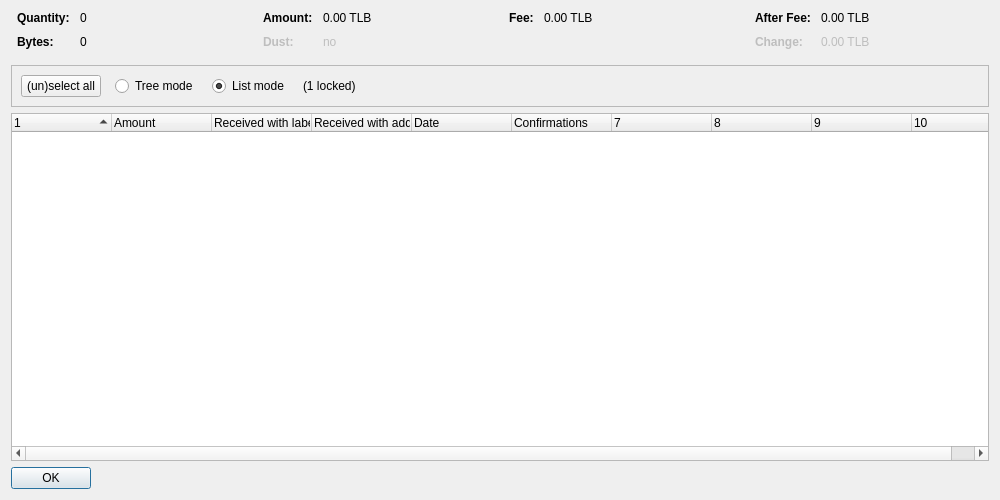
<?xml version="1.0" encoding="UTF-8"?>
<ui version="4.0">
 <class>CoinControlDialog</class>
 <widget class="QDialog" name="CoinControlDialog">
  <property name="geometry">
   <rect>
    <x>0</x>
    <y>0</y>
    <width>1000</width>
    <height>500</height>
   </rect>
  </property>
  <property name="windowTitle">
   <string>Coin Selection</string>
  </property>
  <layout class="QVBoxLayout" name="verticalLayout">
   <item>
    <layout class="QHBoxLayout" name="horizontalLayoutTop" stretch="0,0,0,0">
     <property name="topMargin">
      <number>0</number>
     </property>
     <property name="bottomMargin">
      <number>10</number>
     </property>
     <item>
      <layout class="QFormLayout" name="formLayoutCoinControl1">
       <property name="horizontalSpacing">
        <number>10</number>
       </property>
       <property name="verticalSpacing">
        <number>10</number>
       </property>
       <property name="leftMargin">
        <number>6</number>
       </property>
       <property name="rightMargin">
        <number>6</number>
       </property>
       <item row="0" column="0">
        <widget class="QLabel" name="labelCoinControlQuantityText">
         <property name="font">
          <font>
           <weight>75</weight>
           <bold>true</bold>
          </font>
         </property>
         <property name="text">
          <string>Quantity:</string>
         </property>
        </widget>
       </item>
       <item row="0" column="1">
        <widget class="QLabel" name="labelCoinControlQuantity">
         <property name="cursor">
          <cursorShape>IBeamCursor</cursorShape>
         </property>
         <property name="contextMenuPolicy">
          <enum>Qt::ActionsContextMenu</enum>
         </property>
         <property name="text">
          <string notr="true">0</string>
         </property>
         <property name="textInteractionFlags">
          <set>Qt::LinksAccessibleByMouse|Qt::TextSelectableByKeyboard|Qt::TextSelectableByMouse</set>
         </property>
        </widget>
       </item>
       <item row="1" column="0">
        <widget class="QLabel" name="labelCoinControlBytesText">
         <property name="font">
          <font>
           <weight>75</weight>
           <bold>true</bold>
          </font>
         </property>
         <property name="text">
          <string>Bytes:</string>
         </property>
        </widget>
       </item>
       <item row="1" column="1">
        <widget class="QLabel" name="labelCoinControlBytes">
         <property name="cursor">
          <cursorShape>IBeamCursor</cursorShape>
         </property>
         <property name="contextMenuPolicy">
          <enum>Qt::ActionsContextMenu</enum>
         </property>
         <property name="text">
          <string notr="true">0</string>
         </property>
         <property name="textInteractionFlags">
          <set>Qt::LinksAccessibleByMouse|Qt::TextSelectableByKeyboard|Qt::TextSelectableByMouse</set>
         </property>
        </widget>
       </item>
      </layout>
     </item>
     <item>
      <layout class="QFormLayout" name="formLayoutCoinControl2">
       <property name="horizontalSpacing">
        <number>10</number>
       </property>
       <property name="verticalSpacing">
        <number>10</number>
       </property>
       <property name="leftMargin">
        <number>6</number>
       </property>
       <property name="rightMargin">
        <number>6</number>
       </property>
       <item row="0" column="0">
        <widget class="QLabel" name="labelCoinControlAmountText">
         <property name="font">
          <font>
           <weight>75</weight>
           <bold>true</bold>
          </font>
         </property>
         <property name="text">
          <string>Amount:</string>
         </property>
        </widget>
       </item>
       <item row="0" column="1">
        <widget class="QLabel" name="labelCoinControlAmount">
         <property name="cursor">
          <cursorShape>IBeamCursor</cursorShape>
         </property>
         <property name="contextMenuPolicy">
          <enum>Qt::ActionsContextMenu</enum>
         </property>
         <property name="text">
          <string notr="true">0.00 TLB</string>
         </property>
         <property name="textInteractionFlags">
          <set>Qt::LinksAccessibleByMouse|Qt::TextSelectableByKeyboard|Qt::TextSelectableByMouse</set>
         </property>
        </widget>
       </item>
       <item row="1" column="0">
        <widget class="QLabel" name="labelCoinControlLowOutputText">
         <property name="enabled">
          <bool>false</bool>
         </property>
         <property name="font">
          <font>
           <weight>75</weight>
           <bold>true</bold>
          </font>
         </property>
         <property name="text">
          <string>Dust:</string>
         </property>
        </widget>
       </item>
       <item row="1" column="1">
        <widget class="QLabel" name="labelCoinControlLowOutput">
         <property name="enabled">
          <bool>false</bool>
         </property>
         <property name="cursor">
          <cursorShape>IBeamCursor</cursorShape>
         </property>
         <property name="contextMenuPolicy">
          <enum>Qt::ActionsContextMenu</enum>
         </property>
         <property name="text">
          <string notr="true">no</string>
         </property>
         <property name="textInteractionFlags">
          <set>Qt::LinksAccessibleByMouse|Qt::TextSelectableByKeyboard|Qt::TextSelectableByMouse</set>
         </property>
        </widget>
       </item>
      </layout>
     </item>
     <item>
      <layout class="QFormLayout" name="formLayoutCoinControl3">
       <property name="horizontalSpacing">
        <number>10</number>
       </property>
       <property name="verticalSpacing">
        <number>10</number>
       </property>
       <property name="leftMargin">
        <number>6</number>
       </property>
       <property name="rightMargin">
        <number>6</number>
       </property>
       <item row="0" column="0">
        <widget class="QLabel" name="labelCoinControlFeeText">
         <property name="font">
          <font>
           <weight>75</weight>
           <bold>true</bold>
          </font>
         </property>
         <property name="text">
          <string>Fee:</string>
         </property>
        </widget>
       </item>
       <item row="0" column="1">
        <widget class="QLabel" name="labelCoinControlFee">
         <property name="cursor">
          <cursorShape>IBeamCursor</cursorShape>
         </property>
         <property name="contextMenuPolicy">
          <enum>Qt::ActionsContextMenu</enum>
         </property>
         <property name="text">
          <string notr="true">0.00 TLB</string>
         </property>
         <property name="textInteractionFlags">
          <set>Qt::LinksAccessibleByMouse|Qt::TextSelectableByKeyboard|Qt::TextSelectableByMouse</set>
         </property>
        </widget>
       </item>
      </layout>
     </item>
     <item>
      <layout class="QFormLayout" name="formLayoutCoinControl4">
       <property name="horizontalSpacing">
        <number>10</number>
       </property>
       <property name="verticalSpacing">
        <number>10</number>
       </property>
       <property name="leftMargin">
        <number>6</number>
       </property>
       <property name="rightMargin">
        <number>6</number>
       </property>
       <item row="0" column="0">
        <widget class="QLabel" name="labelCoinControlAfterFeeText">
         <property name="font">
          <font>
           <weight>75</weight>
           <bold>true</bold>
          </font>
         </property>
         <property name="text">
          <string>After Fee:</string>
         </property>
        </widget>
       </item>
       <item row="0" column="1">
        <widget class="QLabel" name="labelCoinControlAfterFee">
         <property name="cursor">
          <cursorShape>IBeamCursor</cursorShape>
         </property>
         <property name="contextMenuPolicy">
          <enum>Qt::ActionsContextMenu</enum>
         </property>
         <property name="text">
          <string notr="true">0.00 TLB</string>
         </property>
         <property name="textInteractionFlags">
          <set>Qt::LinksAccessibleByMouse|Qt::TextSelectableByKeyboard|Qt::TextSelectableByMouse</set>
         </property>
        </widget>
       </item>
       <item row="1" column="0">
        <widget class="QLabel" name="labelCoinControlChangeText">
         <property name="enabled">
          <bool>false</bool>
         </property>
         <property name="font">
          <font>
           <weight>75</weight>
           <bold>true</bold>
          </font>
         </property>
         <property name="text">
          <string>Change:</string>
         </property>
        </widget>
       </item>
       <item row="1" column="1">
        <widget class="QLabel" name="labelCoinControlChange">
         <property name="enabled">
          <bool>false</bool>
         </property>
         <property name="cursor">
          <cursorShape>IBeamCursor</cursorShape>
         </property>
         <property name="contextMenuPolicy">
          <enum>Qt::ActionsContextMenu</enum>
         </property>
         <property name="text">
          <string notr="true">0.00 TLB</string>
         </property>
         <property name="textInteractionFlags">
          <set>Qt::LinksAccessibleByMouse|Qt::TextSelectableByKeyboard|Qt::TextSelectableByMouse</set>
         </property>
        </widget>
       </item>
      </layout>
     </item>
    </layout>
   </item>
   <item>
    <widget class="QFrame" name="frame">
     <property name="minimumSize">
      <size>
       <width>0</width>
       <height>40</height>
      </size>
     </property>
     <property name="frameShape">
      <enum>QFrame::StyledPanel</enum>
     </property>
     <property name="frameShadow">
      <enum>QFrame::Sunken</enum>
     </property>
     <layout class="QHBoxLayout" name="horizontalLayout">
      <item>
       <layout class="QHBoxLayout" name="horizontalLayoutPanel" stretch="0,0,0,0,0">
        <property name="spacing">
         <number>14</number>
        </property>
        <item>
         <widget class="QPushButton" name="pushButtonSelectAll">
          <property name="sizePolicy">
           <sizepolicy hsizetype="Maximum" vsizetype="Fixed">
            <horstretch>0</horstretch>
            <verstretch>0</verstretch>
           </sizepolicy>
          </property>
          <property name="text">
           <string>(un)select all</string>
          </property>
          <property name="autoDefault">
           <bool>false</bool>
          </property>
         </widget>
        </item>
        <item>
         <widget class="QRadioButton" name="radioTreeMode">
          <property name="sizePolicy">
           <sizepolicy hsizetype="Maximum" vsizetype="Fixed">
            <horstretch>0</horstretch>
            <verstretch>0</verstretch>
           </sizepolicy>
          </property>
          <property name="text">
           <string>Tree mode</string>
          </property>
         </widget>
        </item>
        <item>
         <widget class="QRadioButton" name="radioListMode">
          <property name="sizePolicy">
           <sizepolicy hsizetype="Maximum" vsizetype="Fixed">
            <horstretch>0</horstretch>
            <verstretch>0</verstretch>
           </sizepolicy>
          </property>
          <property name="text">
           <string>List mode</string>
          </property>
          <property name="checked">
           <bool>true</bool>
          </property>
         </widget>
        </item>
        <item>
         <widget class="QLabel" name="labelLocked">
          <property name="text">
           <string notr="true">(1 locked)</string>
          </property>
         </widget>
        </item>
        <item>
         <spacer name="horizontalSpacer">
          <property name="orientation">
           <enum>Qt::Horizontal</enum>
          </property>
          <property name="sizeHint" stdset="0">
           <size>
            <width>40</width>
            <height>20</height>
           </size>
          </property>
         </spacer>
        </item>
       </layout>
      </item>
     </layout>
    </widget>
   </item>
   <item>
    <widget class="CoinControlTreeWidget" name="treeWidget">
     <property name="contextMenuPolicy">
      <enum>Qt::CustomContextMenu</enum>
     </property>
     <property name="sortingEnabled">
      <bool>false</bool>
     </property>
     <property name="columnCount">
      <number>10</number>
     </property>
     <attribute name="headerShowSortIndicator" stdset="0">
      <bool>true</bool>
     </attribute>
     <attribute name="headerStretchLastSection">
      <bool>false</bool>
     </attribute>
     <column>
      <property name="text">
       <string/>
      </property>
     </column>
     <column>
      <property name="text">
       <string>Amount</string>
      </property>
     </column>
     <column>
      <property name="text">
       <string>Received with label</string>
      </property>
     </column>
     <column>
      <property name="text">
       <string>Received with address</string>
      </property>
     </column>
     <column>
      <property name="text">
       <string>Date</string>
      </property>
     </column>
     <column>
      <property name="text">
       <string>Confirmations</string>
      </property>
      <property name="toolTip">
       <string>Confirmed</string>
      </property>
     </column>
     <column>
      <property name="text">
       <string/>
      </property>
     </column>
     <column>
      <property name="text">
       <string/>
      </property>
     </column>
     <column>
      <property name="text">
       <string/>
      </property>
     </column>
     <column>
      <property name="text">
       <string/>
      </property>
     </column>
    </widget>
   </item>
   <item>
    <widget class="QDialogButtonBox" name="buttonBox">
     <property name="sizePolicy">
      <sizepolicy hsizetype="Maximum" vsizetype="Fixed">
       <horstretch>0</horstretch>
       <verstretch>0</verstretch>
      </sizepolicy>
     </property>
     <property name="orientation">
      <enum>Qt::Horizontal</enum>
     </property>
     <property name="standardButtons">
      <set>QDialogButtonBox::Ok</set>
     </property>
    </widget>
   </item>
  </layout>
 </widget>
 <customwidgets>
  <customwidget>
   <class>CoinControlTreeWidget</class>
   <extends>QTreeWidget</extends>
   <header>coincontroltreewidget.h</header>
  </customwidget>
 </customwidgets>
 <resources/>
 <connections/>
</ui>
